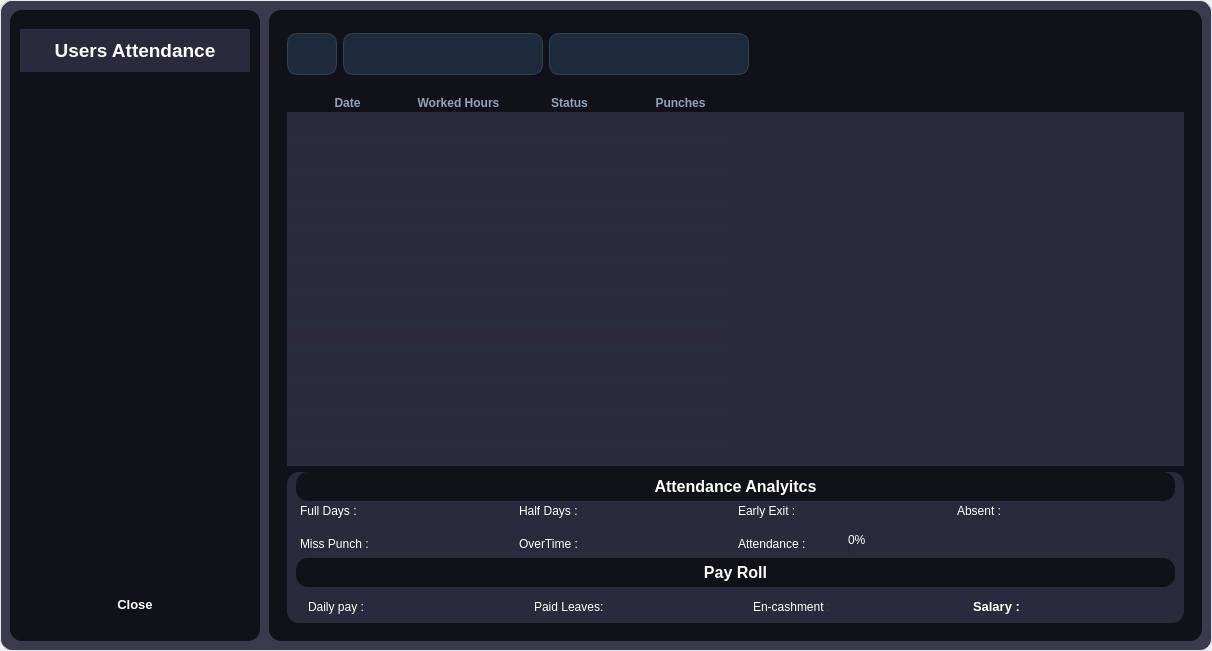
<?xml version="1.0" encoding="UTF-8"?>
<ui version="4.0">
 <class>user_root</class>
 <widget class="QWidget" name="user_root">
  <property name="enabled">
   <bool>true</bool>
  </property>
  <property name="geometry">
   <rect>
    <x>0</x>
    <y>0</y>
    <width>1212</width>
    <height>651</height>
   </rect>
  </property>
  <property name="sizePolicy">
   <sizepolicy hsizetype="Expanding" vsizetype="Expanding">
    <horstretch>0</horstretch>
    <verstretch>0</verstretch>
   </sizepolicy>
  </property>
  <property name="maximumSize">
   <size>
    <width>16777215</width>
    <height>16777215</height>
   </size>
  </property>
  <property name="windowTitle">
   <string>Attendance </string>
  </property>
  <property name="windowIcon">
   <iconset>
    <normaloff>flip_to_front_60dp_75FB4C_FILL0_wght100_GRAD200_opsz48.png</normaloff>flip_to_front_60dp_75FB4C_FILL0_wght100_GRAD200_opsz48.png</iconset>
  </property>
  <property name="styleSheet">
   <string notr="true">
QLineEdit {
    background-color: #3a3a4f;
    border: 1px solid #555;
    border-radius: 6px;
    padding: 0px;
    color: white;
}

QLineEdit:focus {
    border: 1px solid #4da3ff;
}

QPushButton {
    background-color: #4da3ff;
    border-radius: 6px;
    padding: 8px;
    font-weight: bold;
    color: white;
}

QPushButton:hover {
    background-color: #6db5ff;
}

QPushButton:pressed {
    background-color: #2d7fd3;
}

</string>
  </property>
  <layout class="QHBoxLayout" name="horizontalLayout">
   <property name="spacing">
    <number>0</number>
   </property>
   <property name="leftMargin">
    <number>0</number>
   </property>
   <property name="topMargin">
    <number>0</number>
   </property>
   <property name="rightMargin">
    <number>0</number>
   </property>
   <property name="bottomMargin">
    <number>0</number>
   </property>
   <item>
    <widget class="QFrame" name="frame">
     <property name="sizePolicy">
      <sizepolicy hsizetype="Expanding" vsizetype="Expanding">
       <horstretch>0</horstretch>
       <verstretch>0</verstretch>
      </sizepolicy>
     </property>
     <property name="styleSheet">
      <string notr="true">
background-color: #3a3a4f;
    border-radius: 12px;
    border: 1px solid #E5E7EB;

</string>
     </property>
     <property name="frameShape">
      <enum>QFrame::StyledPanel</enum>
     </property>
     <property name="frameShadow">
      <enum>QFrame::Raised</enum>
     </property>
     <layout class="QHBoxLayout" name="horizontalLayout_5" stretch="0">
      <property name="spacing">
       <number>9</number>
      </property>
      <property name="leftMargin">
       <number>9</number>
      </property>
      <property name="topMargin">
       <number>9</number>
      </property>
      <property name="rightMargin">
       <number>9</number>
      </property>
      <property name="bottomMargin">
       <number>9</number>
      </property>
      <item>
       <layout class="QHBoxLayout" name="horizontalLayout_4">
        <item>
         <widget class="QFrame" name="sidebar">
          <property name="minimumSize">
           <size>
            <width>250</width>
            <height>0</height>
           </size>
          </property>
          <property name="maximumSize">
           <size>
            <width>250</width>
            <height>16777215</height>
           </size>
          </property>
          <property name="styleSheet">
           <string notr="true">
       background-color: #11111a;
       color: white;
       padding: 10px;
border :1px;
      </string>
          </property>
          <layout class="QVBoxLayout" name="verticalLayout_2">
           <property name="leftMargin">
            <number>0</number>
           </property>
           <property name="rightMargin">
            <number>0</number>
           </property>
           <item>
            <widget class="QLabel" name="app_name">
             <property name="styleSheet">
              <string notr="true">
          font-size: 14pt;
          font-weight: bold;
          border-color : #11111a;
border-radius : 0px;

 background-color: #2a2a3d;
         </string>
             </property>
             <property name="text">
              <string>Users Attendance</string>
             </property>
             <property name="alignment">
              <set>Qt::AlignCenter</set>
             </property>
            </widget>
           </item>
           <item>
            <widget class="QScrollArea" name="scrollArea">
             <property name="enabled">
              <bool>true</bool>
             </property>
             <property name="styleSheet">
              <string notr="true">border-color : #11111a;
background-color: #11111a;
padding-0px;
</string>
             </property>
             <property name="widgetResizable">
              <bool>true</bool>
             </property>
             <property name="alignment">
              <set>Qt::AlignLeading|Qt::AlignLeft|Qt::AlignTop</set>
             </property>
             <widget class="QWidget" name="scrollAreaWidgetContents">
              <property name="geometry">
               <rect>
                <x>0</x>
                <y>0</y>
                <width>210</width>
                <height>475</height>
               </rect>
              </property>
              <property name="styleSheet">
               <string notr="true">QRadioButton {
    background-color: #11111a;
    color: #CBD5E1;
    spacing: 12px;
    padding: 12px 14px;
    border-radius: 10px;
    font-size: 13px;
    font-weight: 500;
}

QRadioButton:hover {
    background-color: #1E293B;
    color: white;
}
QRadioButton:checked {
    background-color: #1E293B;
    color: white;
}

QRadioButton::indicator {
    width: 8px;
    height: 8px;
    border-radius: 8px;
    border: 2px solid #black;
    background-color: transparent;
}

QRadioButton::indicator:checked {
background-color: #22C55E;
border: 2px solid #86EFAC;
border-radius: 6px;
}

QRadioButton::indicator:hover {
    border: 2px solid #818CF8;
}</string>
              </property>
              <layout class="QVBoxLayout" name="verticalLayout">
               <item>
                <spacer name="verticalSpacer">
                 <property name="orientation">
                  <enum>Qt::Vertical</enum>
                 </property>
                 <property name="sizeHint" stdset="0">
                  <size>
                   <width>20</width>
                   <height>40</height>
                  </size>
                 </property>
                </spacer>
               </item>
              </layout>
             </widget>
            </widget>
           </item>
           <item>
            <widget class="QPushButton" name="btn_cancel">
             <property name="styleSheet">
              <string notr="true">        
QPushButton {
    background-color: #11111a;
    color: white;
    border: none;
    border-radius: 8px;
    padding: 10px 16px;
    font-size: 13px;
    font-weight: 600;
}

QPushButton:hover {
    background-color: #B91C1C;
}

QPushButton:pressed {
    background-color: #991B1B;
}
</string>
             </property>
             <property name="text">
              <string>Close</string>
             </property>
            </widget>
           </item>
          </layout>
         </widget>
        </item>
        <item>
         <widget class="QFrame" name="frame_3">
          <property name="styleSheet">
           <string notr="true">  background-color: #11111a;
       color: white;
border :1px;</string>
          </property>
          <property name="frameShape">
           <enum>QFrame::StyledPanel</enum>
          </property>
          <property name="frameShadow">
           <enum>QFrame::Raised</enum>
          </property>
          <layout class="QVBoxLayout" name="verticalLayout_3">
           <item>
            <widget class="QFrame" name="frame_2">
             <property name="minimumSize">
              <size>
               <width>0</width>
               <height>60</height>
              </size>
             </property>
             <property name="maximumSize">
              <size>
               <width>16777215</width>
               <height>50</height>
              </size>
             </property>
             <property name="styleSheet">
              <string notr="true">QFrame {
border-color : #11111a;
}
QLabel {
    background-color: #1E293B;
    border: 1px solid #334155;
    border-radius: 10px;
    padding: 10px 14px;
    color: white;
}

QLabel:focus {
    border: 1px solid #6366F1;
}
</string>
             </property>
             <property name="frameShape">
              <enum>QFrame::StyledPanel</enum>
             </property>
             <property name="frameShadow">
              <enum>QFrame::Raised</enum>
             </property>
             <layout class="QHBoxLayout" name="horizontalLayout_2">
              <item>
               <widget class="QLabel" name="user_id">
                <property name="minimumSize">
                 <size>
                  <width>50</width>
                  <height>0</height>
                 </size>
                </property>
                <property name="font">
                 <font>
                  <pointsize>12</pointsize>
                  <bold>true</bold>
                 </font>
                </property>
                <property name="styleSheet">
                 <string notr="true">border-0px;</string>
                </property>
                <property name="text">
                 <string/>
                </property>
               </widget>
              </item>
              <item>
               <widget class="QLabel" name="user_name">
                <property name="minimumSize">
                 <size>
                  <width>200</width>
                  <height>0</height>
                 </size>
                </property>
                <property name="font">
                 <font>
                  <pointsize>12</pointsize>
                  <bold>true</bold>
                 </font>
                </property>
                <property name="text">
                 <string/>
                </property>
               </widget>
              </item>
              <item>
               <widget class="QLabel" name="from_to">
                <property name="minimumSize">
                 <size>
                  <width>200</width>
                  <height>0</height>
                 </size>
                </property>
                <property name="font">
                 <font>
                  <pointsize>10</pointsize>
                 </font>
                </property>
                <property name="text">
                 <string/>
                </property>
               </widget>
              </item>
              <item>
               <spacer name="horizontalSpacer">
                <property name="orientation">
                 <enum>Qt::Horizontal</enum>
                </property>
                <property name="sizeHint" stdset="0">
                 <size>
                  <width>2</width>
                  <height>17</height>
                 </size>
                </property>
               </spacer>
              </item>
             </layout>
            </widget>
           </item>
           <item>
            <widget class="QScrollArea" name="scrollArea_2">
             <property name="widgetResizable">
              <bool>true</bool>
             </property>
             <widget class="QWidget" name="scrollAreaWidgetContents_2">
              <property name="geometry">
               <rect>
                <x>0</x>
                <y>0</y>
                <width>916</width>
                <height>545</height>
               </rect>
              </property>
              <layout class="QVBoxLayout" name="verticalLayout_5">
               <item>
                <widget class="QTableWidget" name="attendance_table">
                 <property name="maximumSize">
                  <size>
                   <width>16777215</width>
                   <height>16777215</height>
                  </size>
                 </property>
                 <property name="styleSheet">
                  <string notr="true">
QTableWidget {
     background-color: #2a2a3d;
    alternate-background-color: #243041;
    color: #E5E7EB;
    border-radius : 0px;
    gridline-color: transparent;
    selection-background-color: #4F46E5;
    selection-color: white;
    font-size: 13px;
}

QTableWidget::item {
    padding: 12px;
    border-bottom: 1px solid #243041;
}

QTableWidget::item:hover {
    border-color: red;
}

QHeaderView::section {
    background-color: transparent;
    color: #94A3B8;
    border-radius :0px;
    font-size: 12px;
    font-weight: 600;
    text-align :left;
	padding-left :10px;
}

QTableCornerButton::section {
    background: transparent;
    border: none;
}

QTableWidget:focus {
    outline: none;
}

QTableWidget::item:selected {
    background-color: #312E81;
    color: white;
}

</string>
                 </property>
                 <property name="verticalScrollBarPolicy">
                  <enum>Qt::ScrollBarAlwaysOff</enum>
                 </property>
                 <property name="sizeAdjustPolicy">
                  <enum>QAbstractScrollArea::AdjustToContents</enum>
                 </property>
                 <property name="autoScroll">
                  <bool>false</bool>
                 </property>
                 <property name="selectionBehavior">
                  <enum>QAbstractItemView::SelectRows</enum>
                 </property>
                 <property name="sortingEnabled">
                  <bool>true</bool>
                 </property>
                 <property name="rowCount">
                  <number>100</number>
                 </property>
                 <property name="columnCount">
                  <number>4</number>
                 </property>
                 <attribute name="horizontalHeaderVisible">
                  <bool>true</bool>
                 </attribute>
                 <attribute name="horizontalHeaderCascadingSectionResizes">
                  <bool>false</bool>
                 </attribute>
                 <attribute name="horizontalHeaderMinimumSectionSize">
                  <number>40</number>
                 </attribute>
                 <attribute name="horizontalHeaderDefaultSectionSize">
                  <number>111</number>
                 </attribute>
                 <attribute name="horizontalHeaderHighlightSections">
                  <bool>false</bool>
                 </attribute>
                 <attribute name="horizontalHeaderStretchLastSection">
                  <bool>false</bool>
                 </attribute>
                 <attribute name="verticalHeaderVisible">
                  <bool>false</bool>
                 </attribute>
                 <attribute name="verticalHeaderStretchLastSection">
                  <bool>false</bool>
                 </attribute>
                 <row/>
                 <row/>
                 <row/>
                 <row/>
                 <row/>
                 <row/>
                 <row/>
                 <row/>
                 <row/>
                 <row/>
                 <row/>
                 <row/>
                 <row/>
                 <row/>
                 <row/>
                 <row/>
                 <row/>
                 <row/>
                 <row/>
                 <row/>
                 <row/>
                 <row/>
                 <row/>
                 <row/>
                 <row/>
                 <row/>
                 <row/>
                 <row/>
                 <row/>
                 <row/>
                 <row/>
                 <row/>
                 <row/>
                 <row/>
                 <row/>
                 <row/>
                 <row/>
                 <row/>
                 <row/>
                 <row/>
                 <row/>
                 <row/>
                 <row/>
                 <row/>
                 <row/>
                 <row/>
                 <row/>
                 <row/>
                 <row/>
                 <row/>
                 <row/>
                 <row/>
                 <row/>
                 <row/>
                 <row/>
                 <row/>
                 <row/>
                 <row/>
                 <row/>
                 <row/>
                 <row/>
                 <row/>
                 <row/>
                 <row/>
                 <row/>
                 <row/>
                 <row/>
                 <row/>
                 <row/>
                 <row/>
                 <row/>
                 <row/>
                 <row/>
                 <row/>
                 <row/>
                 <row/>
                 <row/>
                 <row/>
                 <row/>
                 <row/>
                 <row/>
                 <row/>
                 <row/>
                 <row/>
                 <row/>
                 <row/>
                 <row/>
                 <row/>
                 <row/>
                 <row/>
                 <row/>
                 <row/>
                 <row/>
                 <row/>
                 <row/>
                 <row/>
                 <row/>
                 <row/>
                 <row/>
                 <row/>
                 <column>
                  <property name="text">
                   <string>Date</string>
                  </property>
                 </column>
                 <column>
                  <property name="text">
                   <string>Worked Hours</string>
                  </property>
                 </column>
                 <column>
                  <property name="text">
                   <string>Status</string>
                  </property>
                 </column>
                 <column>
                  <property name="text">
                   <string>Punches</string>
                  </property>
                 </column>
                </widget>
               </item>
               <item>
                <spacer name="verticalSpacer_2">
                 <property name="orientation">
                  <enum>Qt::Vertical</enum>
                 </property>
                 <property name="sizeHint" stdset="0">
                  <size>
                   <width>20</width>
                   <height>40</height>
                  </size>
                 </property>
                </spacer>
               </item>
               <item>
                <widget class="QFrame" name="overview">
                 <property name="minimumSize">
                  <size>
                   <width>0</width>
                   <height>151</height>
                  </size>
                 </property>
                 <property name="maximumSize">
                  <size>
                   <width>16777215</width>
                   <height>150</height>
                  </size>
                 </property>
                 <property name="styleSheet">
                  <string notr="true">border : none;
 background-color: #2a2a3d;</string>
                 </property>
                 <property name="frameShape">
                  <enum>QFrame::StyledPanel</enum>
                 </property>
                 <property name="frameShadow">
                  <enum>QFrame::Raised</enum>
                 </property>
                 <layout class="QVBoxLayout" name="verticalLayout_4">
                  <property name="spacing">
                   <number>3</number>
                  </property>
                  <property name="topMargin">
                   <number>0</number>
                  </property>
                  <property name="bottomMargin">
                   <number>0</number>
                  </property>
                  <item>
                   <widget class="QLabel" name="label_20">
                    <property name="maximumSize">
                     <size>
                      <width>16777215</width>
                      <height>40</height>
                     </size>
                    </property>
                    <property name="font">
                     <font>
                      <pointsize>12</pointsize>
                      <bold>true</bold>
                     </font>
                    </property>
                    <property name="layoutDirection">
                     <enum>Qt::LeftToRight</enum>
                    </property>
                    <property name="styleSheet">
                     <string notr="true">background-color :#11111a;</string>
                    </property>
                    <property name="text">
                     <string>Attendance Analyitcs</string>
                    </property>
                    <property name="alignment">
                     <set>Qt::AlignCenter</set>
                    </property>
                   </widget>
                  </item>
                  <item>
                   <widget class="QFrame" name="frame_4">
                    <property name="frameShape">
                     <enum>QFrame::StyledPanel</enum>
                    </property>
                    <property name="frameShadow">
                     <enum>QFrame::Raised</enum>
                    </property>
                    <layout class="QGridLayout" name="gridLayout">
                     <property name="leftMargin">
                      <number>4</number>
                     </property>
                     <property name="topMargin">
                      <number>0</number>
                     </property>
                     <property name="rightMargin">
                      <number>0</number>
                     </property>
                     <property name="bottomMargin">
                      <number>0</number>
                     </property>
                     <property name="horizontalSpacing">
                      <number>1</number>
                     </property>
                     <property name="verticalSpacing">
                      <number>15</number>
                     </property>
                     <item row="0" column="0">
                      <widget class="QLabel" name="label_9">
                       <property name="minimumSize">
                        <size>
                         <width>0</width>
                         <height>0</height>
                        </size>
                       </property>
                       <property name="maximumSize">
                        <size>
                         <width>16777215</width>
                         <height>16777215</height>
                        </size>
                       </property>
                       <property name="text">
                        <string>Full Days :</string>
                       </property>
                       <property name="alignment">
                        <set>Qt::AlignLeading|Qt::AlignLeft|Qt::AlignVCenter</set>
                       </property>
                      </widget>
                     </item>
                     <item row="0" column="1">
                      <widget class="QLabel" name="present_days">
                       <property name="minimumSize">
                        <size>
                         <width>0</width>
                         <height>0</height>
                        </size>
                       </property>
                       <property name="maximumSize">
                        <size>
                         <width>16777215</width>
                         <height>16777215</height>
                        </size>
                       </property>
                       <property name="text">
                        <string/>
                       </property>
                       <property name="alignment">
                        <set>Qt::AlignLeading|Qt::AlignLeft|Qt::AlignVCenter</set>
                       </property>
                      </widget>
                     </item>
                     <item row="0" column="2">
                      <widget class="QLabel" name="label_8">
                       <property name="minimumSize">
                        <size>
                         <width>0</width>
                         <height>0</height>
                        </size>
                       </property>
                       <property name="maximumSize">
                        <size>
                         <width>16777215</width>
                         <height>16777215</height>
                        </size>
                       </property>
                       <property name="text">
                        <string>Half Days :</string>
                       </property>
                       <property name="alignment">
                        <set>Qt::AlignLeading|Qt::AlignLeft|Qt::AlignVCenter</set>
                       </property>
                      </widget>
                     </item>
                     <item row="0" column="4">
                      <widget class="QLabel" name="half_days">
                       <property name="minimumSize">
                        <size>
                         <width>0</width>
                         <height>0</height>
                        </size>
                       </property>
                       <property name="maximumSize">
                        <size>
                         <width>16777215</width>
                         <height>16777215</height>
                        </size>
                       </property>
                       <property name="text">
                        <string/>
                       </property>
                       <property name="alignment">
                        <set>Qt::AlignLeading|Qt::AlignLeft|Qt::AlignVCenter</set>
                       </property>
                      </widget>
                     </item>
                     <item row="0" column="5">
                      <widget class="QLabel" name="label_5">
                       <property name="minimumSize">
                        <size>
                         <width>0</width>
                         <height>0</height>
                        </size>
                       </property>
                       <property name="maximumSize">
                        <size>
                         <width>16777215</width>
                         <height>16777215</height>
                        </size>
                       </property>
                       <property name="text">
                        <string>Early Exit :</string>
                       </property>
                       <property name="alignment">
                        <set>Qt::AlignLeading|Qt::AlignLeft|Qt::AlignVCenter</set>
                       </property>
                      </widget>
                     </item>
                     <item row="0" column="6">
                      <widget class="QLabel" name="early_exit">
                       <property name="minimumSize">
                        <size>
                         <width>0</width>
                         <height>0</height>
                        </size>
                       </property>
                       <property name="maximumSize">
                        <size>
                         <width>16777215</width>
                         <height>16777215</height>
                        </size>
                       </property>
                       <property name="text">
                        <string/>
                       </property>
                       <property name="alignment">
                        <set>Qt::AlignLeading|Qt::AlignLeft|Qt::AlignVCenter</set>
                       </property>
                      </widget>
                     </item>
                     <item row="1" column="0">
                      <widget class="QLabel" name="label_24">
                       <property name="minimumSize">
                        <size>
                         <width>0</width>
                         <height>0</height>
                        </size>
                       </property>
                       <property name="maximumSize">
                        <size>
                         <width>16777215</width>
                         <height>16777215</height>
                        </size>
                       </property>
                       <property name="text">
                        <string>Miss Punch :</string>
                       </property>
                       <property name="alignment">
                        <set>Qt::AlignLeading|Qt::AlignLeft|Qt::AlignVCenter</set>
                       </property>
                      </widget>
                     </item>
                     <item row="0" column="7">
                      <widget class="QLabel" name="label_25">
                       <property name="minimumSize">
                        <size>
                         <width>0</width>
                         <height>0</height>
                        </size>
                       </property>
                       <property name="maximumSize">
                        <size>
                         <width>16777215</width>
                         <height>16777215</height>
                        </size>
                       </property>
                       <property name="text">
                        <string>Absent :</string>
                       </property>
                       <property name="alignment">
                        <set>Qt::AlignLeading|Qt::AlignLeft|Qt::AlignVCenter</set>
                       </property>
                      </widget>
                     </item>
                     <item row="0" column="8">
                      <widget class="QLabel" name="absent">
                       <property name="minimumSize">
                        <size>
                         <width>0</width>
                         <height>0</height>
                        </size>
                       </property>
                       <property name="maximumSize">
                        <size>
                         <width>16777215</width>
                         <height>16777215</height>
                        </size>
                       </property>
                       <property name="text">
                        <string/>
                       </property>
                      </widget>
                     </item>
                     <item row="1" column="1">
                      <widget class="QLabel" name="miss_punch">
                       <property name="minimumSize">
                        <size>
                         <width>0</width>
                         <height>0</height>
                        </size>
                       </property>
                       <property name="maximumSize">
                        <size>
                         <width>16777215</width>
                         <height>16777215</height>
                        </size>
                       </property>
                       <property name="text">
                        <string/>
                       </property>
                       <property name="alignment">
                        <set>Qt::AlignLeading|Qt::AlignLeft|Qt::AlignVCenter</set>
                       </property>
                      </widget>
                     </item>
                     <item row="1" column="2">
                      <widget class="QLabel" name="label_10">
                       <property name="minimumSize">
                        <size>
                         <width>0</width>
                         <height>0</height>
                        </size>
                       </property>
                       <property name="maximumSize">
                        <size>
                         <width>16777215</width>
                         <height>16777215</height>
                        </size>
                       </property>
                       <property name="text">
                        <string>OverTime :</string>
                       </property>
                       <property name="alignment">
                        <set>Qt::AlignLeading|Qt::AlignLeft|Qt::AlignVCenter</set>
                       </property>
                      </widget>
                     </item>
                     <item row="1" column="5">
                      <widget class="QLabel" name="label_26">
                       <property name="minimumSize">
                        <size>
                         <width>0</width>
                         <height>0</height>
                        </size>
                       </property>
                       <property name="maximumSize">
                        <size>
                         <width>16777215</width>
                         <height>16777215</height>
                        </size>
                       </property>
                       <property name="text">
                        <string>Attendance :</string>
                       </property>
                       <property name="alignment">
                        <set>Qt::AlignLeading|Qt::AlignLeft|Qt::AlignVCenter</set>
                       </property>
                      </widget>
                     </item>
                     <item row="1" column="6" colspan="3">
                      <widget class="QProgressBar" name="attendance_persentage">
                       <property name="minimumSize">
                        <size>
                         <width>0</width>
                         <height>0</height>
                        </size>
                       </property>
                       <property name="maximumSize">
                        <size>
                         <width>16777215</width>
                         <height>16777215</height>
                        </size>
                       </property>
                       <property name="styleSheet">
                        <string notr="true">border : 10px;</string>
                       </property>
                       <property name="value">
                        <number>0</number>
                       </property>
                       <property name="textVisible">
                        <bool>true</bool>
                       </property>
                       <property name="orientation">
                        <enum>Qt::Horizontal</enum>
                       </property>
                       <property name="invertedAppearance">
                        <bool>false</bool>
                       </property>
                       <property name="textDirection">
                        <enum>QProgressBar::BottomToTop</enum>
                       </property>
                      </widget>
                     </item>
                     <item row="1" column="4">
                      <widget class="QLabel" name="over_time">
                       <property name="minimumSize">
                        <size>
                         <width>0</width>
                         <height>0</height>
                        </size>
                       </property>
                       <property name="maximumSize">
                        <size>
                         <width>16777215</width>
                         <height>16777215</height>
                        </size>
                       </property>
                       <property name="text">
                        <string/>
                       </property>
                       <property name="alignment">
                        <set>Qt::AlignLeading|Qt::AlignLeft|Qt::AlignVCenter</set>
                       </property>
                      </widget>
                     </item>
                    </layout>
                   </widget>
                  </item>
                  <item>
                   <widget class="QLabel" name="lab_payroll">
                    <property name="maximumSize">
                     <size>
                      <width>16777215</width>
                      <height>40</height>
                     </size>
                    </property>
                    <property name="font">
                     <font>
                      <pointsize>12</pointsize>
                      <bold>true</bold>
                     </font>
                    </property>
                    <property name="layoutDirection">
                     <enum>Qt::LeftToRight</enum>
                    </property>
                    <property name="styleSheet">
                     <string notr="true">background-color : #11111a;</string>
                    </property>
                    <property name="text">
                     <string>Pay Roll</string>
                    </property>
                    <property name="alignment">
                     <set>Qt::AlignCenter</set>
                    </property>
                   </widget>
                  </item>
                  <item>
                   <widget class="QFrame" name="payroll_frame">
                    <property name="frameShape">
                     <enum>QFrame::StyledPanel</enum>
                    </property>
                    <property name="frameShadow">
                     <enum>QFrame::Raised</enum>
                    </property>
                    <layout class="QHBoxLayout" name="horizontalLayout_6">
                     <property name="spacing">
                      <number>3</number>
                     </property>
                     <property name="leftMargin">
                      <number>12</number>
                     </property>
                     <property name="rightMargin">
                      <number>0</number>
                     </property>
                     <item>
                      <widget class="QLabel" name="label_12">
                       <property name="maximumSize">
                        <size>
                         <width>80</width>
                         <height>16777215</height>
                        </size>
                       </property>
                       <property name="text">
                        <string>Daily pay :</string>
                       </property>
                       <property name="alignment">
                        <set>Qt::AlignLeading|Qt::AlignLeft|Qt::AlignVCenter</set>
                       </property>
                      </widget>
                     </item>
                     <item>
                      <widget class="QLabel" name="daily_pay">
                       <property name="text">
                        <string/>
                       </property>
                       <property name="alignment">
                        <set>Qt::AlignLeading|Qt::AlignLeft|Qt::AlignVCenter</set>
                       </property>
                      </widget>
                     </item>
                     <item>
                      <widget class="QLabel" name="label_14">
                       <property name="maximumSize">
                        <size>
                         <width>73</width>
                         <height>16777215</height>
                        </size>
                       </property>
                       <property name="text">
                        <string>Paid Leaves:</string>
                       </property>
                       <property name="alignment">
                        <set>Qt::AlignLeading|Qt::AlignLeft|Qt::AlignVCenter</set>
                       </property>
                      </widget>
                     </item>
                     <item>
                      <widget class="QLabel" name="paid_leaves">
                       <property name="text">
                        <string/>
                       </property>
                       <property name="alignment">
                        <set>Qt::AlignLeading|Qt::AlignLeft|Qt::AlignVCenter</set>
                       </property>
                      </widget>
                     </item>
                     <item>
                      <widget class="QLabel" name="label_16">
                       <property name="minimumSize">
                        <size>
                         <width>75</width>
                         <height>0</height>
                        </size>
                       </property>
                       <property name="maximumSize">
                        <size>
                         <width>61</width>
                         <height>16777215</height>
                        </size>
                       </property>
                       <property name="whatsThis">
                        <string comment="Leave Encashment" extracomment="Leave Encashment">Leave Encashment</string>
                       </property>
                       <property name="text">
                        <string>En-cashment :</string>
                       </property>
                       <property name="alignment">
                        <set>Qt::AlignLeading|Qt::AlignLeft|Qt::AlignVCenter</set>
                       </property>
                      </widget>
                     </item>
                     <item>
                      <widget class="QLabel" name="encashment">
                       <property name="whatsThis">
                        <string comment="Leave Encashment" extracomment="Leave Encashment">Leave Encashment</string>
                       </property>
                       <property name="text">
                        <string/>
                       </property>
                       <property name="alignment">
                        <set>Qt::AlignLeading|Qt::AlignLeft|Qt::AlignVCenter</set>
                       </property>
                      </widget>
                     </item>
                     <item>
                      <widget class="QLabel" name="label_18">
                       <property name="maximumSize">
                        <size>
                         <width>59</width>
                         <height>16777215</height>
                        </size>
                       </property>
                       <property name="font">
                        <font>
                         <pointsize>10</pointsize>
                         <bold>true</bold>
                        </font>
                       </property>
                       <property name="text">
                        <string>Salary :</string>
                       </property>
                       <property name="alignment">
                        <set>Qt::AlignLeading|Qt::AlignLeft|Qt::AlignVCenter</set>
                       </property>
                      </widget>
                     </item>
                     <item>
                      <widget class="QLabel" name="salary">
                       <property name="font">
                        <font>
                         <pointsize>10</pointsize>
                         <bold>true</bold>
                        </font>
                       </property>
                       <property name="text">
                        <string/>
                       </property>
                       <property name="alignment">
                        <set>Qt::AlignLeading|Qt::AlignLeft|Qt::AlignVCenter</set>
                       </property>
                      </widget>
                     </item>
                    </layout>
                   </widget>
                  </item>
                 </layout>
                </widget>
               </item>
              </layout>
             </widget>
            </widget>
           </item>
          </layout>
         </widget>
        </item>
       </layout>
      </item>
     </layout>
    </widget>
   </item>
  </layout>
 </widget>
 <resources/>
 <connections/>
</ui>
